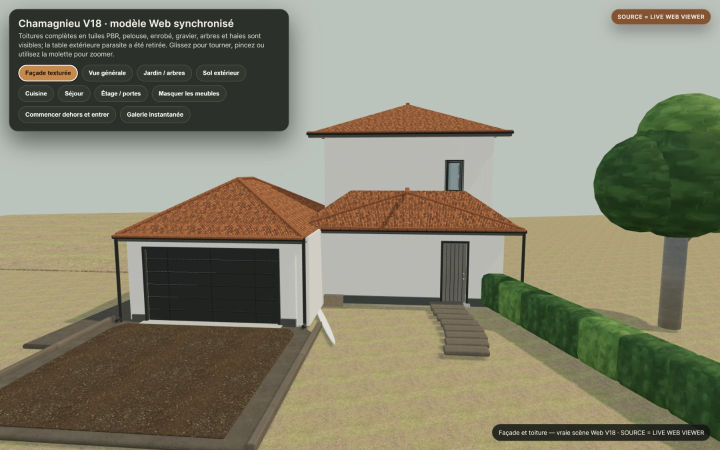
#> input picture validation/live_before_after/before/facade.jpg, 1440 x 900 px (shown at 1/2 size)
$ python build_live_before_after.py
#> lines starting #> are read from the running program, lines starting #| are printed output that depends on the picture
#!/usr/bin/env python3
"""Compose true LIVE WEB VIEWER screenshots into labelled before/after proofs."""

from __future__ import annotations

import argparse
from pathlib import Path

from PIL import Image, ImageDraw, ImageFont


PAIRS = (
    ("01_facade_before_after.png", "facade.jpg", "facade.png", "FAÇADE"),
    ("02_garden_before_after.png", "garden.jpg", "garden.png", "JARDIN / VÉGÉTATION"),
    ("03_driveway_before_after.png", "exterior-ground.jpg", "exterior-ground.png", "SOLS EXTÉRIEURS"),
    ("04_living_before_after.png", "living.jpg", "living.png", "SÉJOUR"),
    ("05_floor_before_after.png", "interior-floor-materials.jpg", "interior-floor-materials.png", "SOL INTÉRIEUR"),
    ("06_materials_before_after.png", "kitchen.jpg", "kitchen.png", "MATÉRIAUX / CUISINE"),
)


def font(size: int, bold: bool = False) -> ImageFont.FreeTypeFont | ImageFont.ImageFont:
    names = [
        Path("C:/Windows/Fonts/segoeuib.ttf" if bold else "C:/Windows/Fonts/segoeui.ttf"),
        Path("C:/Windows/Fonts/arialbd.ttf" if bold else "C:/Windows/Fonts/arial.ttf"),
    ]
    for name in names:
        if name.exists():
            return ImageFont.truetype(str(name), size)
    return ImageFont.load_default()


def fit(image: Image.Image, size: tuple[int, int]) -> Image.Image:
#> called with size = (720, 796)
    target_w, target_h = size
#> target_w = 720; target_h = 796
    scale = max(target_w / image.width, target_h / image.height)
#> scale = 0.884
    resized = image.resize((round(image.width * scale), round(image.height * scale)), Image.Resampling.LANCZOS)
    left = (resized.width - target_w) // 2
#> left = 277
    top = (resized.height - target_h) // 2
#> top = 0
    return resized.crop((left, top, left + target_w, top + target_h))
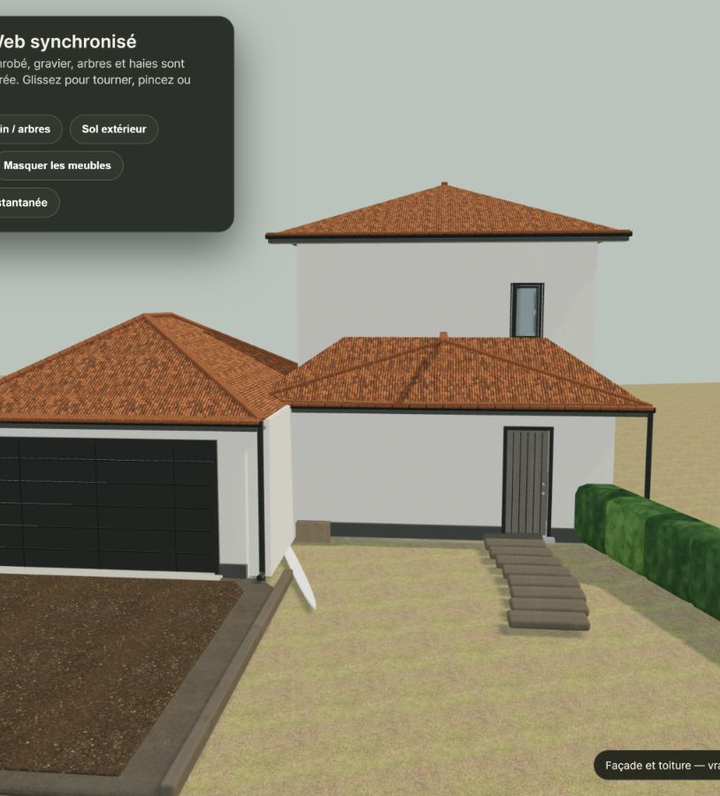
#> returned value: PIL image 720x796 RGB; mean R, G, B 140.4, 135.2, 117.2


def compose(before: Path, after: Path, output: Path, title: str) -> None:
    width, height, header = 1440, 900, 104
    panel_w = width // 2
    body_h = height - header
    left = fit(Image.open(before).convert("RGB"), (panel_w, body_h))
    right = fit(Image.open(after).convert("RGB"), (panel_w, body_h))
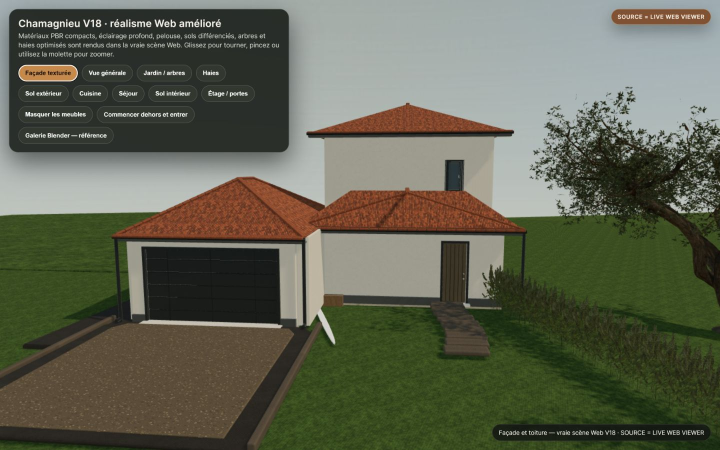
#> input picture validation/asset_pilot_screenshots/before_live/facade.png, 1440 x 900 px, found by its file name (shown at 1/2 size)
#> call 2 of fit, with size = (720, 796)
#> in fit (call 2), `return resized.crop((left, top, left + target_w, top + target_h))`:
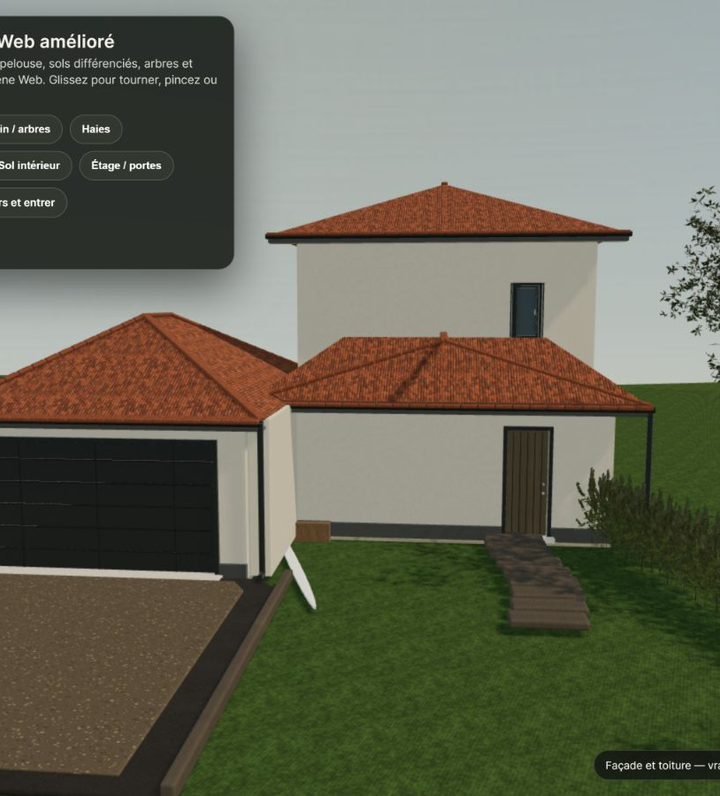
#> returned value: PIL image 720x796 RGB; mean R, G, B 103.2, 103.1, 86.3
    canvas = Image.new("RGB", (width, height), "#151a16")
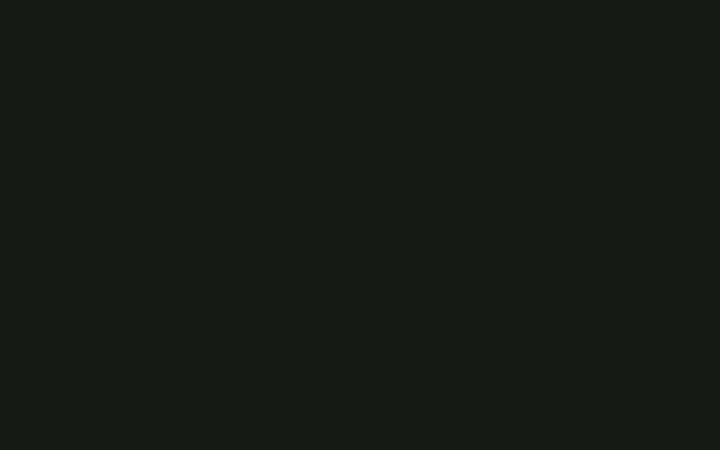
#> canvas: PIL image 1440x900 RGB (shown at 1/2 size); mean R, G, B 21, 26, 22
    canvas.paste(left, (0, header))
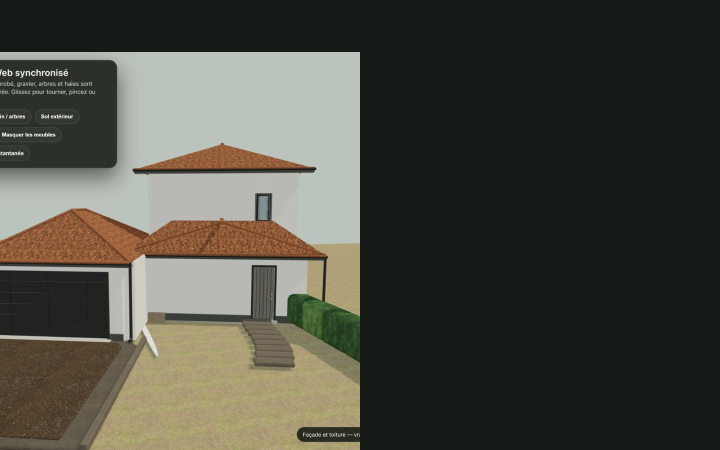
#> canvas: PIL image 1440x900 RGB (shown at 1/2 size); mean R, G, B 73.8, 74.3, 64.1
    canvas.paste(right, (panel_w, header))
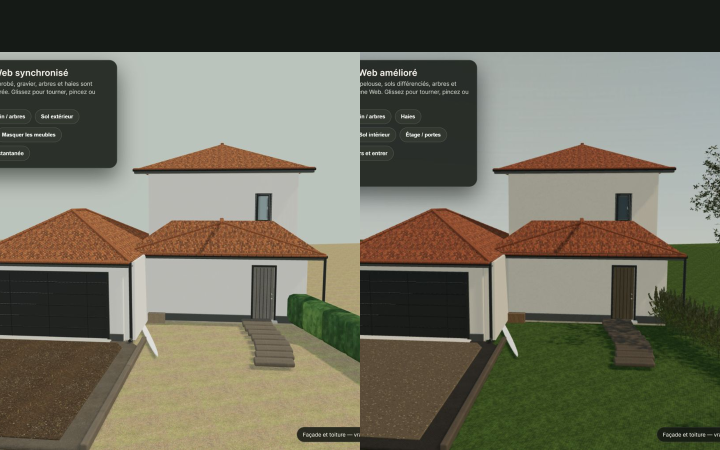
#> canvas: PIL image 1440x900 RGB (shown at 1/2 size); mean R, G, B 110.2, 108.4, 92.5
    draw = ImageDraw.Draw(canvas)
    draw.rectangle((0, 0, width, header), fill="#202720")
    draw.rectangle((panel_w - 2, 0, panel_w + 2, height), fill="#f3a352")
    draw.text((24, 13), f"{title} — VRAIE SCÈNE WEB", font=font(26, True), fill="#f8f3ea")
    draw.text((24, 57), "AVANT · V18-LIVE-SYNC-4", font=font(20, True), fill="#cbd1c5")
    draw.text((panel_w + 24, 57), "APRÈS · V18-WEB-REALISM-1", font=font(20, True), fill="#ffb774")
    source = "SOURCE = LIVE WEB VIEWER"
    source_font = font(17, True)
    bbox = draw.textbbox((0, 0), source, font=source_font)
#> bbox = (0, 2, 134, 10)
    badge_w = bbox[2] - bbox[0] + 28
#> badge_w = 162
    badge_h = bbox[3] - bbox[1] + 18
#> badge_h = 26
    for x in (18, panel_w + 18):
        y = height - badge_h - 16
        draw.rounded_rectangle((x, y, x + badge_w, y + badge_h), radius=10, fill="#101510df", outline="#ffffff55", width=2)
        draw.text((x + 14, y + 7), source, font=source_font, fill="#ffffff")
#> this loop made 2 passes
#> y on passes 1 to 2: 858, 858
    output.parent.mkdir(parents=True, exist_ok=True)
    canvas.save(output, format="PNG", optimize=True)
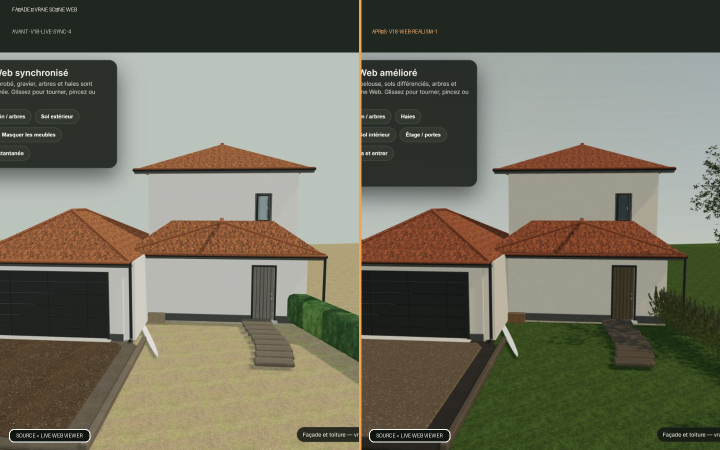
#> saved as 01_facade_before_after.png: PIL image 1440x900 RGB (shown at 1/2 size); mean R, G, B 111.9, 110.1, 93.7


def main() -> int:
    parser = argparse.ArgumentParser()
    parser.add_argument("--root", type=Path, default=Path(__file__).resolve().parent / "live_before_after")
    args = parser.parse_args()
    before_dir = args.root / "before"
    after_dir = args.root / "after"
    failures: list[str] = []
    for output_name, before_name, after_name, title in PAIRS:
        before = before_dir / before_name
        after = after_dir / after_name
        if not before.exists() or not after.exists():
            failures.append(f"{output_name}:missing={before if not before.exists() else after}")
            continue
        compose(before, after, args.root / output_name, title)
#> pass 2 of the loop in main, `for output_name, before_name, after_name, title in PAIRS:`:
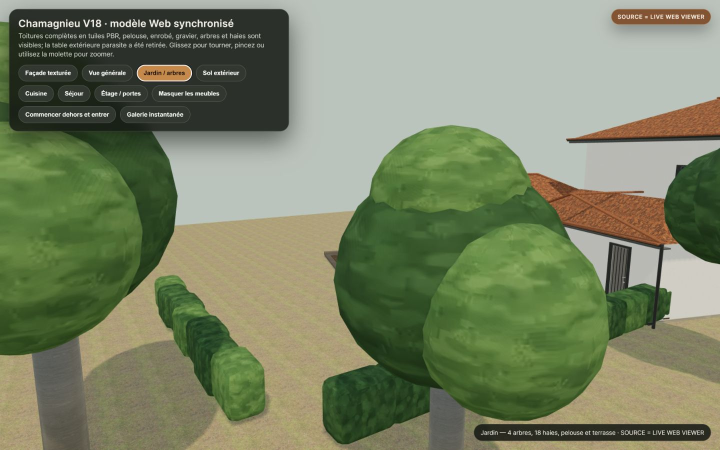
#> input picture validation/live_before_after/before/garden.jpg, 1440 x 900 px (shown at 1/2 size)
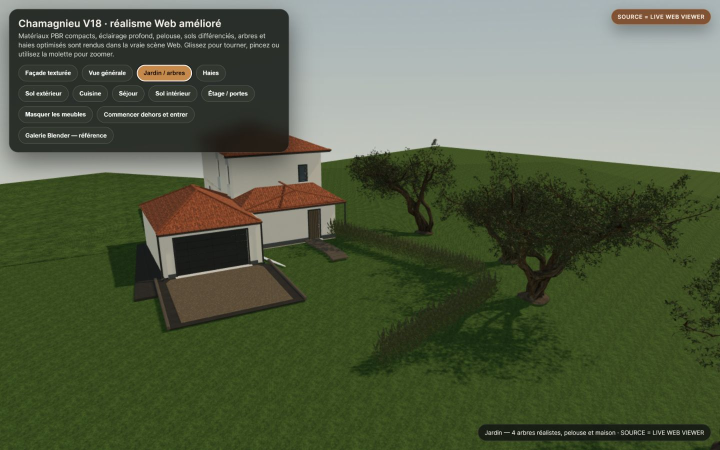
#> input picture validation/asset_pilot_screenshots/before_live/garden.png, 1440 x 900 px, found by its file name (shown at 1/2 size)
#> the loop in compose (call 2), `for x in (18, panel_w + 18):` made 2 passes
#> in compose (call 2), `canvas.save(output, format="PNG", optimize=True)`:
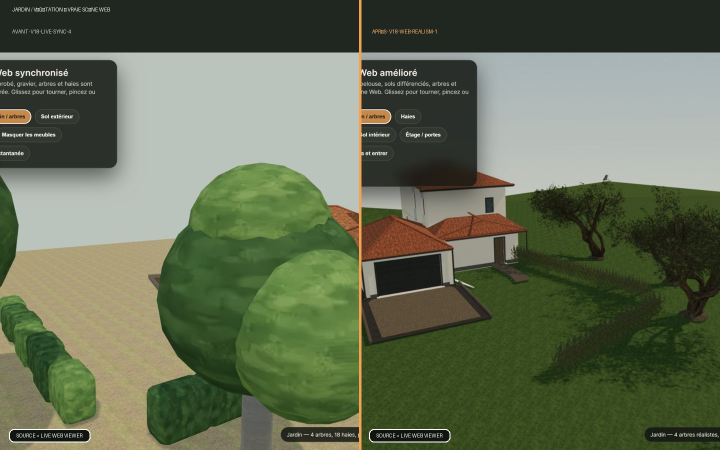
#> saved as 02_garden_before_after.png: PIL image 1440x900 RGB (shown at 1/2 size); mean R, G, B 98.3, 107.8, 83.2
#> pass 3 of the loop in main, `for output_name, before_name, after_name, title in PAIRS:`:
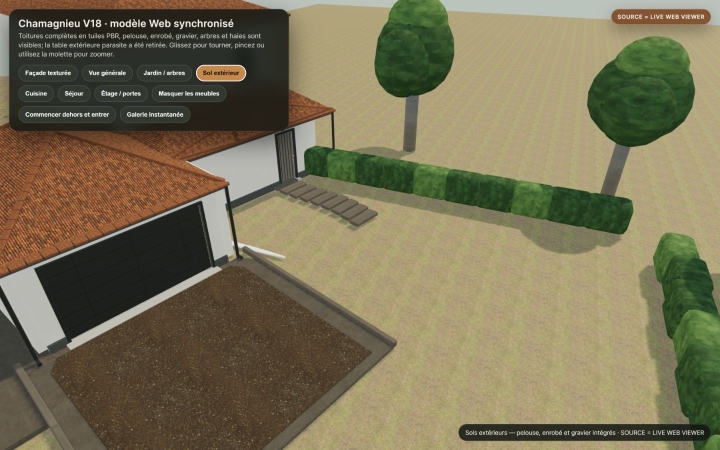
#> input picture validation/live_before_after/before/exterior-ground.jpg, 1440 x 900 px (shown at 1/2 size)
#> in fit (call 5), `return resized.crop((left, top, left + target_w, top + target_h))`:
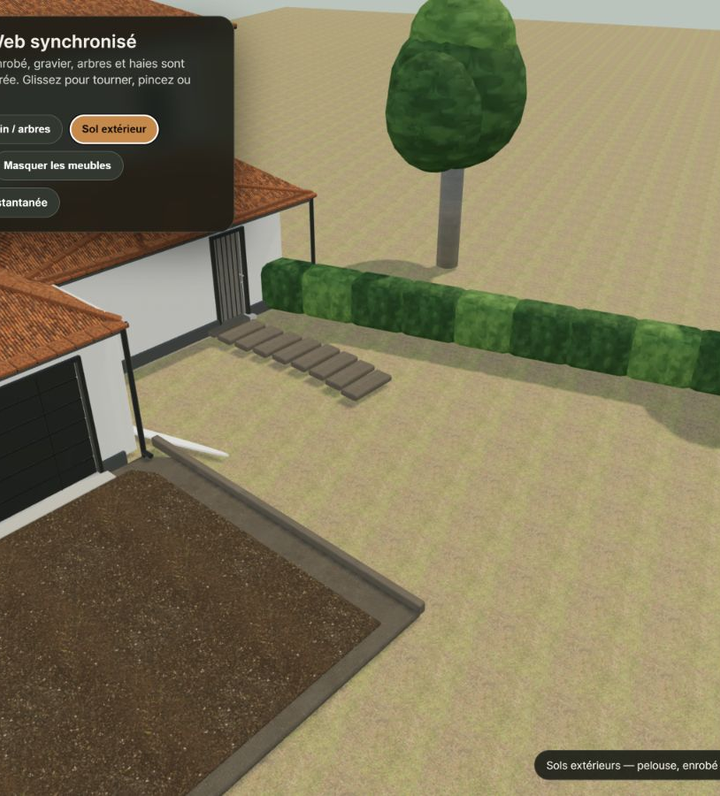
#> returned value: PIL image 720x796 RGB; mean R, G, B 128.9, 120.2, 90
#> the loop in compose (call 3), `for x in (18, panel_w + 18):` made 2 passes
#> in compose (call 3), `canvas.save(output, format="PNG", optimize=True)`:
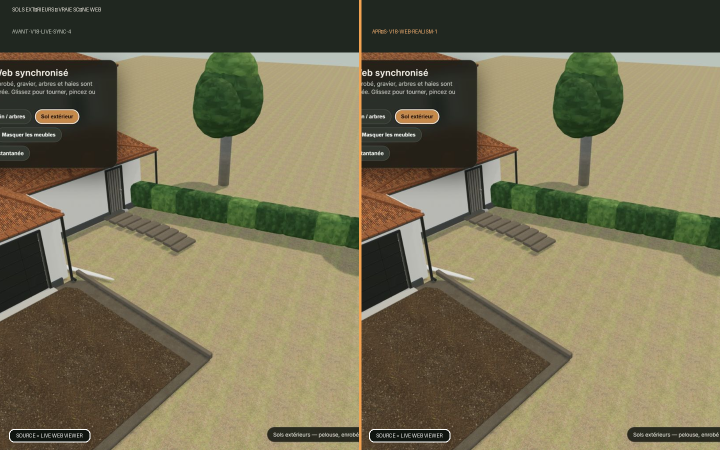
#> saved as 03_driveway_before_after.png: PIL image 1440x900 RGB (shown at 1/2 size); mean R, G, B 118.1, 111.1, 83.5
#> the loop made 6 passes; the first 3 are shown
    if failures:
        print("BEFORE_AFTER_BUILD=FAIL " + " ".join(failures))
        return 1
    print(f"BEFORE_AFTER_BUILD=PASS composites={len(PAIRS)} source=LIVE_WEB_VIEWER size=1440x900")
    return 0


if __name__ == "__main__":
#> (the run stopped early here; a loop or call above may not have finished)
